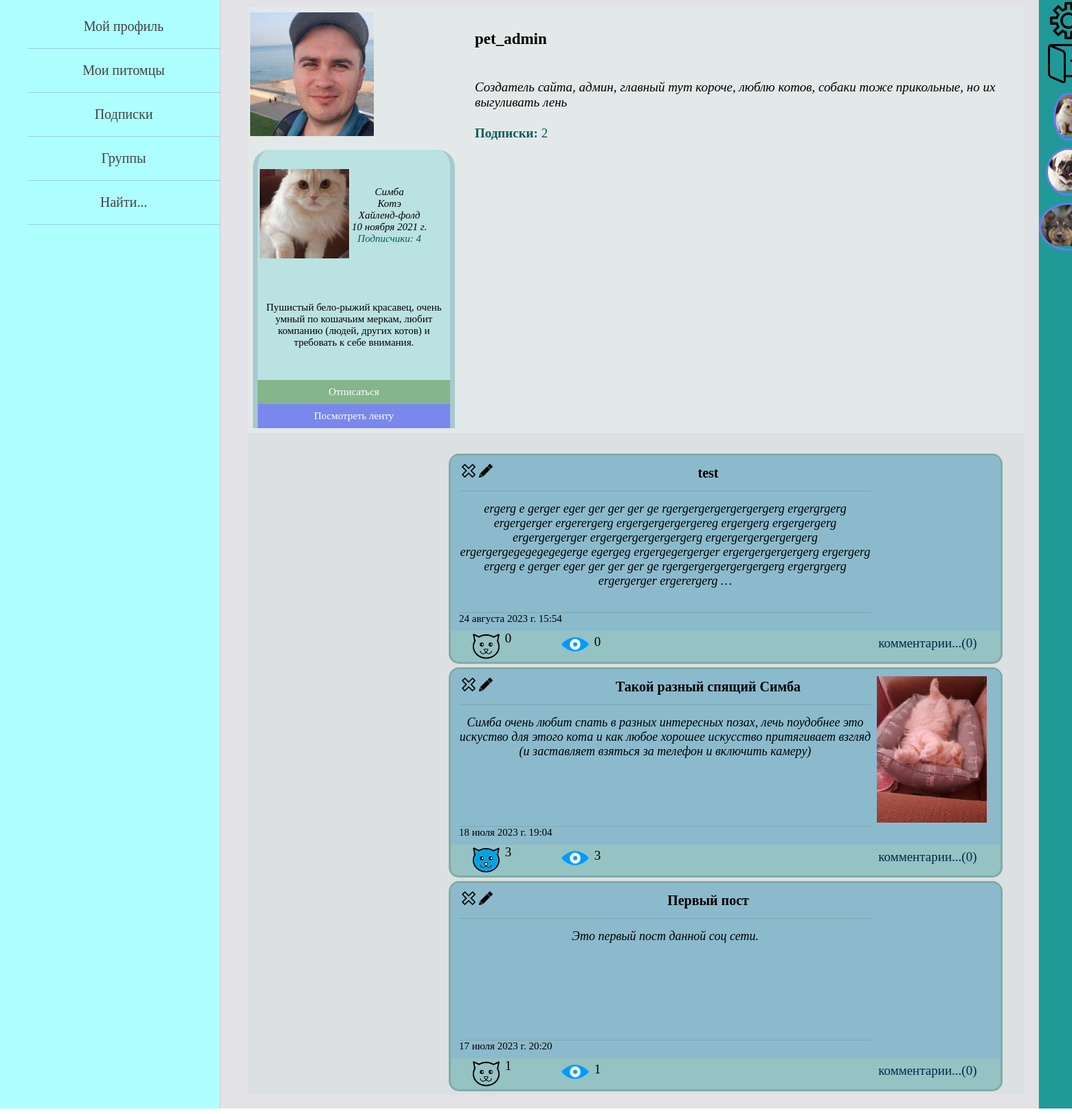
Before: /profile/1/ (signed in) with the older database file.
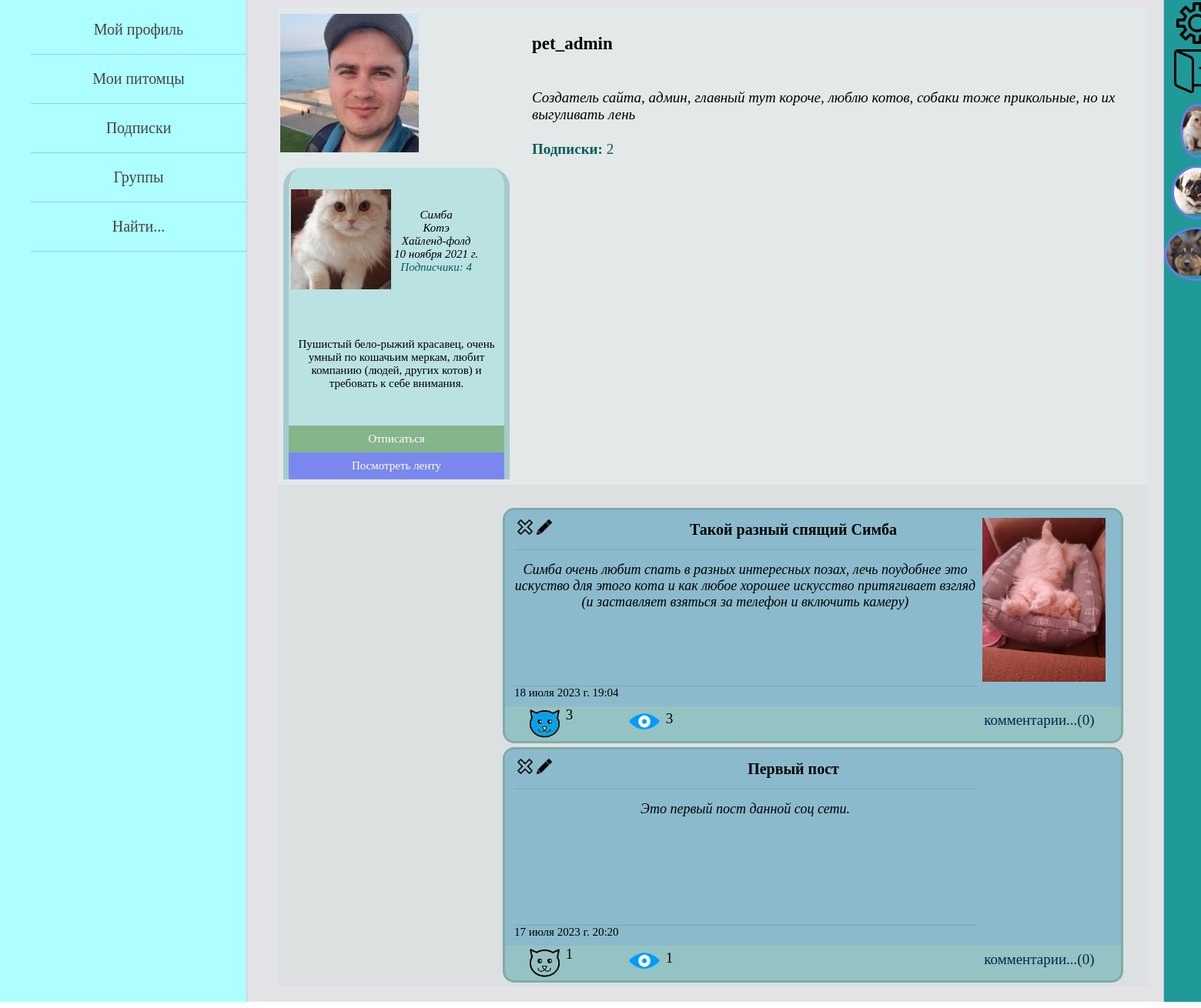
After: the same page with the newer database file.
### pet_owners/models.py (models this page shows, shortened)
class Animal(models.Model):
    GENDER = (
        ("мальчик", "мальчик"),
        ("девочка", "девочка")
    )
    name_of_animal = models.CharField(max_length=55, verbose_name='имя питомца')
    pet_owner = models.ForeignKey(settings.AUTH_USER_MODEL, on_delete=models.CASCADE, verbose_name='владелец')
    category_of_animal = models.ForeignKey(AnimalCategory, on_delete=models.PROTECT, verbose_name='вид')
    animal_breed = models.CharField(max_length=100, blank=True, verbose_name='порода питомца')
    date_of_animal_birth = models.DateField(verbose_name='дата рождения питомца', blank=True, null=True)
    sex = models.CharField(max_length=7, choices=GENDER, verbose_name='пол', null=True)
    animal_photo = models.ImageField(upload_to="animals_photos/%Y/%m/%d/", verbose_name='фото питомца')
    about_pet = models.TextField(max_length=520, verbose_name='о питомце')
    def change_follower(self):
        return reverse('change_follower_for_animal', kwargs={'animal_id': self.pk})
    class Meta:
        verbose_name = 'Питомец'
        verbose_name_plural = 'Питомцы'

class AnimalCategory(models.Model):
    category = models.CharField(max_length=255, verbose_name='вид домашнего животного')
    def __str__(self):
        return self.category
    class Meta:
        verbose_name = 'Вид'
        verbose_name_plural = 'Виды'

class OwnerPost(models.Model):
    autor = models.ForeignKey(settings.AUTH_USER_MODEL, on_delete=models.CASCADE, verbose_name='автор поста')
    title = models.CharField(max_length=105, blank=True, verbose_name='заголовок')
    text_of_post = models.TextField(max_length=2000, verbose_name='текст поста')
    animals = models.ManyToManyField(Animal, related_name='posts',
                                     verbose_name='питомцы в посте')
    is_published = models.BooleanField(default=True)
    date_create = models.DateTimeField(auto_now_add=True, verbose_name='дата создания поста')
    views = models.ManyToManyField(settings.AUTH_USER_MODEL, related_name='views', verbose_name='просмотры')
    likes = models.ManyToManyField(settings.AUTH_USER_MODEL, related_name='likes', verbose_name='лайки')
    class Meta:
        verbose_name = 'Пост пользователя'
        verbose_name_plural = 'Посты пользователей'
        ordering = ['-date_create']

class PostImage(models.Model):
    img = models.ImageField(upload_to="img_of_post/%Y/%m/%d/", verbose_name='изображение')
    post = models.ForeignKey(OwnerPost, on_delete=models.CASCADE, related_name='images', verbose_name='пост')
    owner = models.ForeignKey(settings.AUTH_USER_MODEL, on_delete=models.CASCADE, verbose_name='владелец фото')

### pet_owners/views.py (the view)
# urls.py: path('profile/<int:id>/', ProfileHome.as_view(all_animals=False),
class ProfileHome(LoginRequiredMixin, DataMixin, ListView):
    model = Owner
    template_name = 'pet_owners/profile_page.html'
    context_object_name = 'profile'
    all_animals = False
    def get_queryset(self):
        self.queryset = Owner.objects.get(pk=self.kwargs['id'])
        return self.queryset
    def get_context_data(self, *, object_list=None, **kwargs):
        context = super().get_context_data(**kwargs)
        owner = self.queryset
        animals = owner.animal_set.annotate(foll_count=Count('followers')).order_by('-foll_count')
        context['num_of_animals'] = animals.count()
        if self.all_animals:
            context['all_animals'] = True
            context['animals'] = animals
        else:
            context['all_animals'] = False
            context['animals'] = animals[:4]
        if self.request.user.id == self.kwargs['id']:
            context['title'] = "Мой профиль"
        else:
            context['title'] = f"Профиль {owner.username}"
        context.update(self.get_left_menu())
        auth_user = Owner.objects.get(pk=self.request.user.id)
        context.update(self.get_right_menu(auth_user))
        subscriptions = owner.subscriptions.all()
        context['num_of_subs'] = subscriptions.count()
        context['user_animals_followed'] = self.get_animals_followers_of_owner(animals)
        all_posts = owner.ownerpost_set.all()
        context['all_posts'] = all_posts
        context['data_for_post'] = self.get_data_for_post(all_posts, auth_user)
        context['name_page_for_likes'] = 'owner_posts'
        return context

### pet_owners/templatetags/pet_owners_tags.py (called while the page is built)
@register.simple_tag
def create_foll_list(animal_name, user_animals_followed):
    return user_animals_followed[animal_name]

@register.simple_tag
def get_data_for_post(post_title, post_data):
    return post_data[post_title]

@register.inclusion_tag('pet_owners/likes_and_views_for_posts.html')
def show_likes_and_views(post, post_data, name_page_for_likes):
    return {"post": post, "post_data": post_data,
            "name_page_for_likes": name_page_for_likes}

@register.inclusion_tag('pet_owners/all_posts.html')
def show_all_posts(posts, data_for_post, name_page_for_likes):
    return {"posts": posts, "data_for_post": data_for_post,
            "name_page_for_likes": name_page_for_likes}

### pet_owners/utils.py (called while the page is built)
    def get_right_menu(self, auth_user=None):
        context = {}
        if auth_user is None:
            auth_user = Owner.objects.get(pk=self.request.user.id)
        animals = Animal.objects.filter(followers__follower=auth_user)[:7]
        context['animals_for_right_menu'] = animals
        return context

### pet_owners/templates/pet_owners/profile_page.html (shortened to what this page needs)
{% extends 'pet_owners/base.html' %}
{% load pet_owners_tags %}
{% block content %}
<table border=0 cellpadding="0" cellspacing="0">
<tr class="user_info">
    <td>
        <table>
        <tr>
            <td class="avatar_zone">
                {% if profile.avatar %}
                    <img src="{{profile.avatar.url}}" width=180>
                {% else %}
                    <img src="/static/pet_owners/images/no_photo.jpg" width=180>
                {% endif %}
            </td>
            <td class="about_user_zone">
                <table class="about_user">
                <tr class="username"><td><p>{{profile.username}}</p></td></tr>
                <tr class="user_bio"><td><p>{{profile.about_myself}}</p></td></tr>
                <tr class="subs_of_user"><td>
                    <a href="{% url 'owner_subscriptions' profile.pk %}">
                        <span>Подписки: </span>{{num_of_subs}}
                    </a>
                </td></tr>
                </table>
            </td>
        </tr>
        </table>
    </td>
</tr>
<tr class="animals_info">
    <td width="1350">
        {% if num_of_animals %}
            <table cellpadding="0" cellspacing="7">
            <tr>
            {% for animal in animals %}
                {% create_foll_list animal.name_of_animal user_animals_followed as foll_list %}
                <td class="animal_cell">
                    <table cellpadding="0" cellspacing="0">
                        <tr><td>
                            <table class="avatar_and_parameters"><tr>
                                <td valign="middle" class="animal_avatar">
                                    <img src="{{animal.animal_photo.url}}" width=130>
                                </td>
                                <td valign="middle">
                                    <div>{{animal.name_of_animal}}</div>
                                    <div>{{animal.category_of_animal}}</div>
                                    <div>{{animal.animal_breed}}</div>
                                    {% if animal.date_of_animal_birth %}
                                        <div>{{animal.date_of_animal_birth}}</div>
                                    {% endif %}
                                    <div class="subs_of_user">
                                        <a href="{% url 'animal_followers' animal.pk %}">
                                            <span>Подписчики: </span>{{foll_list.count_folls}}
                                        </a>
                                    </div>
                                </td>
                            </tr></table>
                        </td></tr>
                        <tr><td class="about_animal">
                            {{animal.about_pet|truncatewords:50}}
                        </td></tr>
                        {% if request.user.id != profile.pk and foll_list.is_followed %}
                            <tr><td>
                                <div class="unfollow_animal">
                                    <a href="{{animal.change_follower}}">Отписаться</a>
                                </div>
                            </td></tr>
                        {% elif request.user.id != profile.pk %}
                            <tr><td>
                                <div class="follow_animal">
                                    <a href="{{animal.change_follower}}">Подписаться</a>
                                </div>
                            </td></tr>
                        {% endif %}
                        <tr><td>
                            <div class="select_button">
                                <a href="{% url 'animal_posts' animal.pk %}">Посмотреть ленту</a>
                            </div>
                        </td></tr>
                    </table>
                </td>
            {% endfor %}
            </tr>
            </table>
        {% endif %}
    </td>
</tr>
<tr class="news_feed">
    <td>
        {% show_all_posts all_posts data_for_post name_page_for_likes %}
    </td>
</tr>
</table>
{% endblock %}

### pet_owners/templates/pet_owners/base.html (shortened to what this page needs)
{% load static %}
<!DOCTYPE html>
<html lang="en">
<head>
    <link type="text/css" href="{% static 'pet_owners/css/styles.css' %}" rel="stylesheet" />
</head>
<body>
<table class="table-page" border=0 cellpadding="0" cellspacing="0">
<tr>
    <td valign="top" class="left-chapters">
        <ul id="leftchapters">
            {% for el_menu in left_menu %}
                {% if request.user.is_authenticated %}
                    {% if el_menu.url_name|length == 2 %}
                        <li><a href="{% url el_menu.url_name.0 el_menu.url_name.1 %}">
                            {{el_menu.title}}
                        </a></li>
                    {% else %}
                        <li><a href="{% url el_menu.url_name.0 %}">
                            {{el_menu.title}}
                        </a></li>
                    {% endif %}
                {% else %}
                    <li><a href="{% url el_menu.url_name %}">{{el_menu.title}}</a></li>
                {% endif %}
            {% endfor %}
        </ul>
    </td>
    <td valign="top" class="content">
        <div class="content-text">
            {% block content %}
            {% endblock %}
        </div>
    </td>
    <td valign="top" class="right-chapters">
        <table border=0 cellpadding="0" cellspacing="0">
            {% if request.user.is_authenticated %}
            <tr class="settings_button"><td>
                <a href="{% url 'profile-settings' request.user.id %}">
                    <img src="/static/pet_owners/images/settings_img.png" width="60">
                </a>
            </td></tr>
            <tr class="logout_button"><td>
                <a href="{% url 'logout' %}">
                    <img src="/static/pet_owners/images/exit.png" width="60">
                </a>
            </td></tr>
            {% for sub in animals_for_right_menu %}
                <tr class="right_sub_button"><td>
                    <a href="{% url 'animal_posts' sub.pk %}">
                        <div class="sub_avatar">
                            <img src="{{sub.animal_photo.url}}" height=60>
                        </div>
                    </a>
                </td></tr>
            {% endfor %}
            {% endif %}
        </table>
    </td>
</tr>
</table>
</body>
</html>

### pet_owners/templates/pet_owners/all_posts.html
{% load pet_owners_tags %}
<div class="all_posts">
    {% for post in posts %}
        {% get_data_for_post post.title data_for_post as post_data %}
        <div class="post_cell">
            <div class="post_info">
                <div class="title_and_text">
                    <div class="title_block">
                        <div class="edit_delete_buttons">
                            {% if request.user.id == profile.pk %}
                            <div class="del_but">
                                <a href="{% url 'delete_post' post.pk %}">
                                <img src="/static/pet_owners/images/button_delete.png" width="20">
                                </a>
                            </div>
                            <div class="edit_but">
                                <a href="{% url 'edit_post' post.pk %}">
                                <img src="/static/pet_owners/images/button_edit.png" width="20">
                                </a>
                            </div>
                            {% endif %}
                        </div>
                        <div class="post_title">
                            {{post.title}}
                        </div>
                    </div>
                    <a href="{% url 'post' post.pk %}"><div class="post_text">
                        {{post.text_of_post|truncatewords:35}}
                    </div></a>
                    <div class="post_datetime">
                        {{post.date_create}}
                    </div>
                </div>
                <div class="imgs_in_post">
                    <img src="{{post_data.img.img.url}}" width=160>
                </div>
            </div>
            <div class="post_parameters">
                {% show_likes_and_views post post_data name_page_for_likes %}
                <div class="post_comments">
                    <a href="{% url 'post' post.pk %}">комментарии...(0)</a>
                </div>
            </div>
        </div>
    {% endfor %}
</div>

### pet_owners/templates/pet_owners/likes_and_views_for_posts.html
<div class="post_likes">
    <div class="img_like">
    <a href="{% url 'like_for_post' post.pk name_page_for_likes %}">
        {% if post_data.is_liked %}
            <img src="/static/pet_owners/images/active_like.png" width="45">
        {% else %}
            <img src="/static/pet_owners/images/like.png" width="45">
        {% endif %}
    </a>
    </div>
    <div class="like_count">{{post.likes.count}}</div>
</div>
<div class="post_views">
    <div class="img_view">
        <img src="/static/pet_owners/images/view.png" width="45">
    </div>
    <div class="view_count">{{post.views.count}}</div>
</div>

Changed rows visible on the page:
removed OwnerPost: title "test", text_of_post "ergerg e gerger eger ger ger ger ge rgergergergergergergerg ergergrgerg ergergerger ergerergerg ergergergergergereg ergergerg ergergergerg ergergergerger ergergergergergergerg ergergergergergergerg ergergergegegegegegerge egergeg ergergegergerger ergergergergergerg ergergerg ergerg e gerger eger ger ger ger ge rgergergergergergergerg ergergrgerg ergergerger ergerergerg …", date_create "24 августа 2023 г. 15:54", likes.count "0", views.count "0"
